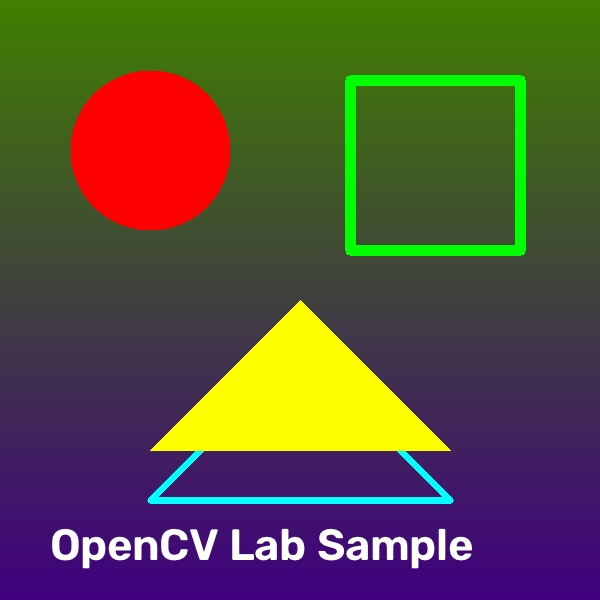
#> input picture inputs/sample.jpg, 600 x 600 px
$ python Exp_06_Image_Translation.py
#> lines starting #> are read from the running program, lines starting #| are printed output that depends on the picture
"""
Experiment 06: Perform moving of an image from one place to another (Translation)
Description: Translate an image horizontally by 100 pixels and vertically by 50 pixels.
"""
import cv2
import numpy as np
import os
import sys

def main():
    input_path = os.path.join("inputs", "sample.jpg")
    output_path = os.path.join("outputs", "Exp_06_Translation.jpg")

    img = cv2.imread(input_path)
#> img is the input picture: shape (600, 600, 3); mean B, G, R 59, 80.9, 87.9
    if img is None:
        print(f"Error: Could not read image from {input_path}")
        return

    (h, w) = img.shape[:2]
#> h = 600; w = 600

    # Shift parameters: tx (horizontal), ty (vertical)
    tx, ty = 100, 50

    # Translation Matrix M = [[1, 0, tx], [0, 1, ty]]
    M = np.float32([[1, 0, tx], [0, 1, ty]])

    # Apply translation
    translated = cv2.warpAffine(img, M, (w, h))
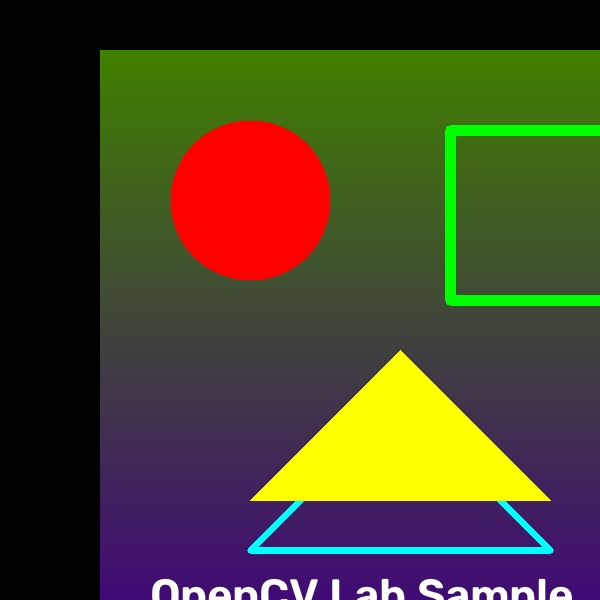
#> translated: shape (600, 600, 3); mean B, G, R 39.3, 67.3, 72

    # Save the output
    os.makedirs("outputs", exist_ok=True)
    cv2.imwrite(output_path, translated)
    print(f"Translated image saved to: {output_path}")

    # Display the result
    headless = os.environ.get("CV_HEADLESS", "0") == "1" or not sys.stdin.isatty()
    if not headless:
        try:
            cv2.imshow("Original Image", img)
            cv2.imshow("Translated Image (dx=100, dy=50)", translated)
            print("Press any key in the image window to close.")
            cv2.waitKey(0)
            cv2.destroyAllWindows()
        except Exception as e:
            print(f"Display not available: {e}")
    else:
        print("Running in headless mode. Skipping display window.")

if __name__ == "__main__":
    main()
